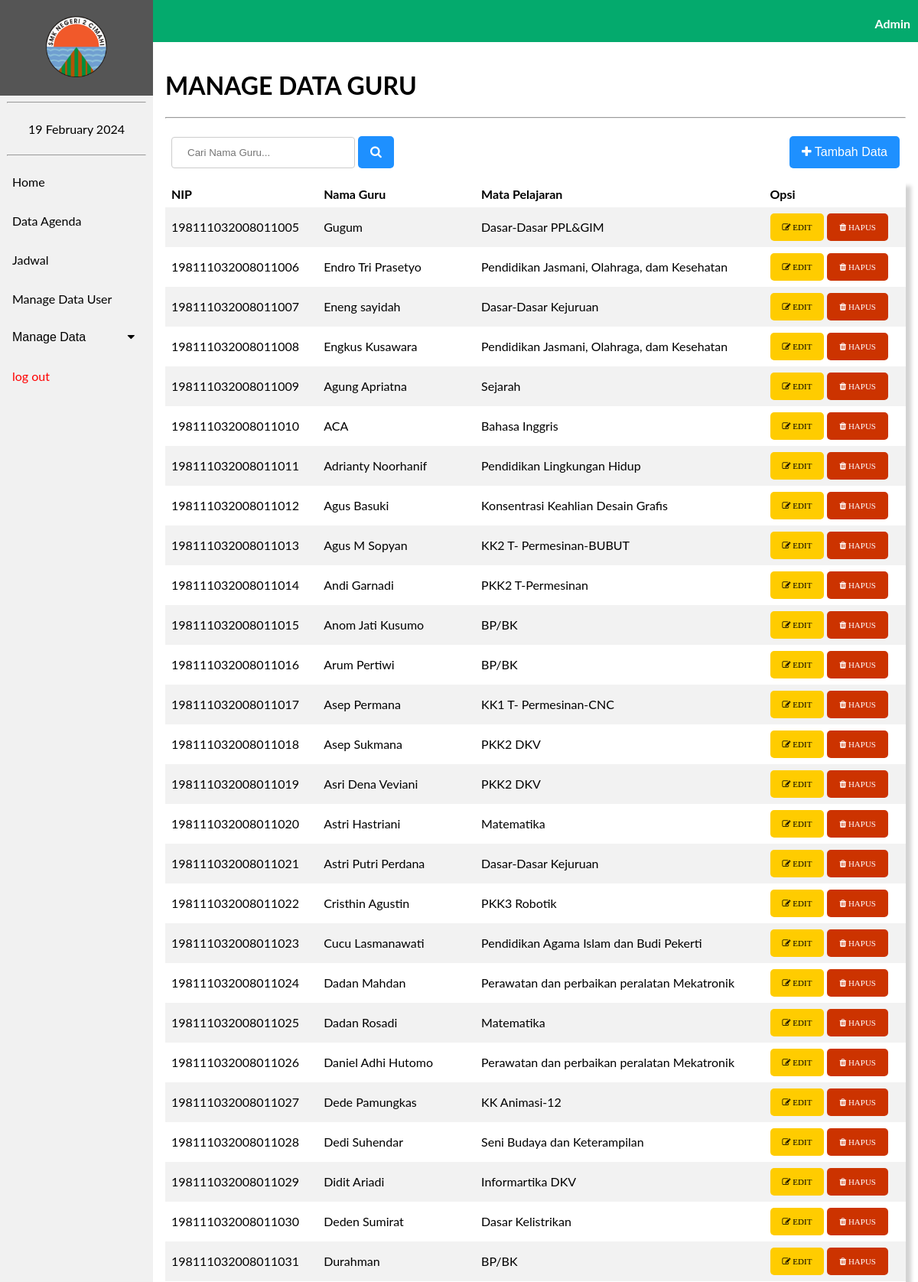
The app's page /agenda/manage_data_guru.php (signed in, upper part) with its own data.
### tables this page shows
CREATE TABLE `tb_guru` (
  `nip` varchar(18) NOT NULL,
  `id_mapel` varchar(6) NOT NULL,
  `nama_guru` varchar(100) NOT NULL,
  `password` varchar(100) NOT NULL,
  `role` int(11) NOT NULL
);

CREATE TABLE `tb_mapel` (
  `id_mapel` varchar(6) NOT NULL,
  `nama_mapel` varchar(70) NOT NULL
);

### agenda/manage_data_guru.php (the view, shortened to what this page needs)
<?php
    include 'koneksi.php';
    $result = mysqli_query($Conn, "SELECT tb_guru.nip, tb_guru.nama_guru, tb_mapel.nama_mapel FROM tb_guru INNER JOIN
                            tb_mapel ON tb_guru.id_mapel = tb_mapel.id_mapel");
?>
<!DOCTYPE html>
<html lang="en">
<head>
    <link rel="stylesheet" href="navbar.css">
    <link rel="stylesheet" href="https://cdnjs.cloudflare.com/ajax/libs/font-awesome/4.7.0/css/font-awesome.min.css">
</head>
<body>
<header>
    <div class="sidebar">
        <a href="beranda3.php"><center><img src="image/2cmi.PNG" style="width: 80px; padding: 5px;"></center></a>
        <hr  style="width: 90%;">
        <center><a href="#"><?= date("d F Y"); ?></a></center>
        <hr  style="width: 90%;">
        <a href="beranda3.php">Home</a>
        <a href="data_admin.php">Data Agenda</a>
        <a href="jadwal.php">Jadwal</a>
        <a href="manage_data_user.php">Manage Data User</a>
        <button class="dropdown-btn">Manage Data
        <i class="fa fa-caret-down"></i>
        </button>
        <a style="color: red;"href="logout.php"> log out</button></a>
    </div>
    </header>
    <div class="head" style="display: inline-block;">
        <p style="margin-right: 10px;"><b>Admin</b></p>
    </div>
    <div class="content">
    <h1>MANAGE DATA GURU</h1><hr>
    <table>
        <tr>
            <td><form action="s_data_guru.php" method="POST"><input type="text" name="search" placeholder="Cari Nama Guru...">
            <button class="btn1" name="submit"><i class="fa fa-search"></i></button></form></td>
            <td style="text-align:right;"><a href="input_data_guru.php"><button class="btn1"><i class="fa fa-plus"></i> Tambah Data</button></a></td>
        </tr>
    </table>
    <table style="box-shadow: 7px 7px 5px lightgrey;">
        <tr>
            <th>NIP</th>
            <th>Nama Guru</th>
            <th>Mata Pelajaran</th>
            <th>Opsi</th>
        </tr>
        <?php
        foreach($result as $d){ ?>
            <tr>
                <td><?= $d['nip'] ?></td>
                <td><?= $d['nama_guru'] ?></td>
                <td><?= $d['nama_mapel'] ?></td>
                <td><a href="edit_data_guru.php?id=<?= $d['nip'] ?>"><button class="btn1" name="submit" style="font-size: 11px;background-color: #ffcc00;color: #000000;"><i class="fa fa-edit"> EDIT</i></button></a>
                <button class="btn1" name="submit" style="font-size: 11px; background-color: #cc3300;"><i class="fa fa-trash"> HAPUS</i></button></form></td>
            </tr>
        <?php } ?>
    </table>
    </div>
  <?php
    exit();
  ?>

### agenda/navbar.css (style rules this page uses)
body { margin: 0; font-family: "Lato", sans-serif; }
.sidebar { margin: 0; padding: 0; width: 200px; background-color: #f1f1f1; position: fixed; height: 100%; overflow-x: hidden; z-index: 1; }
.sidebar a, .dropdown-btn { display: block; color: black; padding: 16px; text-decoration: none; }
div.content { margin-left: 200px; padding: 16px; min-height: 515px; }
.head { width: 100%; height: 50px; padding-top: 5px; text-align: right; color: white; background-color: #04AA6D; }
.dropdown-btn { padding: 16px; text-decoration: none; font-size: 16px; color: black; display: block; border: none; background: none; width: 100%; text-align: left; cursor: pointer; outline: none; }
.fa-caret-down { float: right; padding-right: 8px; }

### agenda/manage_data_guru.php (style rules this page uses)
table { border-collapse: collapse; width: 100%; }
th, td { padding: 8px; color: black; text-align: left; }
tr:nth-child(even) { background-color: #f2f2f2 }
.btn1 { background-color: DodgerBlue; border: none; border-radius: 5px; color: white; padding: 12px 16px; font-size: 16px; cursor: pointer; }
input[type=text] { width: 240px; padding: 12px 20px; margin: 8px 0; display: inline-block; border: 1px solid #ccc; border-radius: 4px; box-sizing: border-box; }

### records on screen
tb_guru: nip "198111032008011005", nama_guru "Gugum", id_mapel.nama_mapel "Dasar-Dasar PPL&GIM"
tb_guru: nip "198111032008011006", nama_guru "Endro Tri Prasetyo", id_mapel.nama_mapel "Pendidikan Jasmani, Olahraga, dam Kesehatan"
tb_guru: nip "198111032008011007", nama_guru "Eneng sayidah", id_mapel.nama_mapel "Dasar-Dasar Kejuruan"
tb_guru: nip "198111032008011008", nama_guru "Engkus Kusawara", id_mapel.nama_mapel "Pendidikan Jasmani, Olahraga, dam Kesehatan"
tb_guru: nip "198111032008011009", nama_guru "Agung Apriatna", id_mapel.nama_mapel "Sejarah"
tb_guru: nip "198111032008011010", nama_guru "ACA", id_mapel.nama_mapel "Bahasa Inggris"
tb_guru: nip "198111032008011011", nama_guru "Adrianty Noorhanif", id_mapel.nama_mapel "Pendidikan Lingkungan Hidup"
tb_guru: nip "198111032008011012", nama_guru "Agus Basuki", id_mapel.nama_mapel "Konsentrasi Keahlian Desain Grafis"
tb_guru: nip "198111032008011013", nama_guru "Agus M Sopyan", id_mapel.nama_mapel "KK2 T- Permesinan-BUBUT"
tb_guru: nip "198111032008011014", nama_guru "Andi Garnadi", id_mapel.nama_mapel "PKK2 T-Permesinan"
tb_guru: nip "198111032008011015", nama_guru "Anom Jati Kusumo", id_mapel.nama_mapel "BP/BK"
tb_guru: nip "198111032008011016", nama_guru "Arum Pertiwi", id_mapel.nama_mapel "BP/BK"
tb_guru: nip "198111032008011017", nama_guru "Asep Permana", id_mapel.nama_mapel "KK1 T- Permesinan-CNC"
tb_guru: nip "198111032008011018", nama_guru "Asep Sukmana", id_mapel.nama_mapel "PKK2 DKV"
tb_guru: nip "198111032008011019", nama_guru "Asri Dena Veviani", id_mapel.nama_mapel "PKK2 DKV"
tb_guru: nip "198111032008011020", nama_guru "Astri Hastriani", id_mapel.nama_mapel "Matematika"
tb_guru: nip "198111032008011021", nama_guru "Astri Putri Perdana", id_mapel.nama_mapel "Dasar-Dasar Kejuruan"
tb_guru: nip "198111032008011022", nama_guru "Cristhin Agustin", id_mapel.nama_mapel "PKK3 Robotik"
tb_guru: nip "198111032008011023", nama_guru "Cucu Lasmanawati", id_mapel.nama_mapel "Pendidikan Agama Islam dan Budi Pekerti"
tb_guru: nip "198111032008011024", nama_guru "Dadan Mahdan", id_mapel.nama_mapel "Perawatan dan perbaikan peralatan Mekatronik"
tb_guru: nip "198111032008011025", nama_guru "Dadan Rosadi", id_mapel.nama_mapel "Matematika"
tb_guru: nip "198111032008011026", nama_guru "Daniel Adhi Hutomo", id_mapel.nama_mapel "Perawatan dan perbaikan peralatan Mekatronik"
tb_guru: nip "198111032008011027", nama_guru "Dede Pamungkas", id_mapel.nama_mapel "KK Animasi-12"
tb_guru: nip "198111032008011028", nama_guru "Dedi Suhendar", id_mapel.nama_mapel "Seni Budaya dan Keterampilan"
tb_guru: nip "198111032008011029", nama_guru "Didit Ariadi", id_mapel.nama_mapel "Informartika DKV"
tb_guru: nip "198111032008011030", nama_guru "Deden Sumirat", id_mapel.nama_mapel "Dasar Kelistrikan"
tb_guru: nip "198111032008011031", nama_guru "Durahman", id_mapel.nama_mapel "BP/BK"
